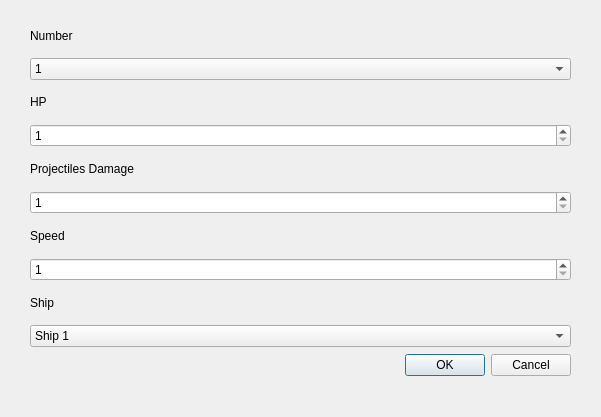
<?xml version="1.0" encoding="UTF-8"?>
<ui version="4.0">
 <class>Dialog</class>
 <widget class="QDialog" name="Dialog">
  <property name="geometry">
   <rect>
    <x>0</x>
    <y>0</y>
    <width>601</width>
    <height>417</height>
   </rect>
  </property>
  <property name="windowTitle">
   <string>Dialog</string>
  </property>
  <widget class="QWidget" name="gridLayoutWidget">
   <property name="geometry">
    <rect>
     <x>30</x>
     <y>20</y>
     <width>541</width>
     <height>361</height>
    </rect>
   </property>
   <layout class="QGridLayout" name="gridLayout">
    <item row="7" column="0">
     <widget class="QSpinBox" name="spinBox_2">
      <property name="minimum">
       <number>1</number>
      </property>
      <property name="maximum">
       <number>100</number>
      </property>
     </widget>
    </item>
    <item row="3" column="0">
     <widget class="QComboBox" name="comboBox">
      <item>
       <property name="text">
        <string>1</string>
       </property>
      </item>
      <item>
       <property name="text">
        <string>2</string>
       </property>
      </item>
      <item>
       <property name="text">
        <string>3</string>
       </property>
      </item>
      <item>
       <property name="text">
        <string>4</string>
       </property>
      </item>
      <item>
       <property name="text">
        <string>5</string>
       </property>
      </item>
     </widget>
    </item>
    <item row="12" column="0">
     <widget class="QDialogButtonBox" name="buttonBox">
      <property name="orientation">
       <enum>Qt::Horizontal</enum>
      </property>
      <property name="standardButtons">
       <set>QDialogButtonBox::Cancel|QDialogButtonBox::Ok</set>
      </property>
     </widget>
    </item>
    <item row="4" column="0">
     <widget class="QLabel" name="label_2">
      <property name="maximumSize">
       <size>
        <width>60</width>
        <height>30</height>
       </size>
      </property>
      <property name="text">
       <string>HP</string>
      </property>
     </widget>
    </item>
    <item row="6" column="0">
     <widget class="QLabel" name="label_3">
      <property name="maximumSize">
       <size>
        <width>140</width>
        <height>30</height>
       </size>
      </property>
      <property name="text">
       <string>Projectiles Damage</string>
      </property>
     </widget>
    </item>
    <item row="8" column="0">
     <widget class="QLabel" name="label_4">
      <property name="maximumSize">
       <size>
        <width>140</width>
        <height>30</height>
       </size>
      </property>
      <property name="text">
       <string>Speed</string>
      </property>
     </widget>
    </item>
    <item row="10" column="0">
     <widget class="QLabel" name="label_5">
      <property name="maximumSize">
       <size>
        <width>140</width>
        <height>30</height>
       </size>
      </property>
      <property name="text">
       <string>Ship</string>
      </property>
     </widget>
    </item>
    <item row="0" column="0">
     <widget class="QLabel" name="label">
      <property name="maximumSize">
       <size>
        <width>60</width>
        <height>30</height>
       </size>
      </property>
      <property name="text">
       <string>Number</string>
      </property>
     </widget>
    </item>
    <item row="5" column="0">
     <widget class="QSpinBox" name="spinBox">
      <property name="minimum">
       <number>1</number>
      </property>
      <property name="maximum">
       <number>100</number>
      </property>
     </widget>
    </item>
    <item row="9" column="0">
     <widget class="QSpinBox" name="spinBox_3">
      <property name="minimum">
       <number>1</number>
      </property>
      <property name="maximum">
       <number>100</number>
      </property>
     </widget>
    </item>
    <item row="11" column="0">
     <widget class="QComboBox" name="comboBox_2">
      <item>
       <property name="text">
        <string>Ship 1</string>
       </property>
      </item>
      <item>
       <property name="text">
        <string>Ship 2</string>
       </property>
      </item>
      <item>
       <property name="text">
        <string>Super Ship</string>
       </property>
      </item>
     </widget>
    </item>
   </layout>
  </widget>
 </widget>
 <resources/>
 <connections>
  <connection>
   <sender>buttonBox</sender>
   <signal>accepted()</signal>
   <receiver>Dialog</receiver>
   <slot>accept()</slot>
   <hints>
    <hint type="sourcelabel">
     <x>248</x>
     <y>254</y>
    </hint>
    <hint type="destinationlabel">
     <x>157</x>
     <y>274</y>
    </hint>
   </hints>
  </connection>
  <connection>
   <sender>buttonBox</sender>
   <signal>rejected()</signal>
   <receiver>Dialog</receiver>
   <slot>reject()</slot>
   <hints>
    <hint type="sourcelabel">
     <x>316</x>
     <y>260</y>
    </hint>
    <hint type="destinationlabel">
     <x>286</x>
     <y>274</y>
    </hint>
   </hints>
  </connection>
 </connections>
</ui>
